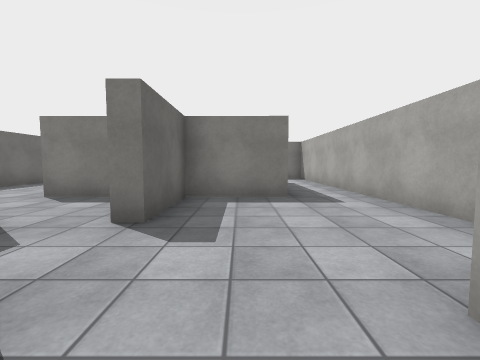
[1] (above)

24 first-person views from a walk through a Unity game level. The camera is 1.2 m above the floor, tilts 4° down and sees 90° across. The floor is counted in squares, 1.8 m on a side. Each view is taken from the middle of a square. On the plan, view 1 faces up. The plan holds only what a view shows up to about 9 squares ahead; the rest is blank. The place goes on beyond the plan. The player character is not drawn. Surface patterns are stand-ins for the level's own textures.

[2]
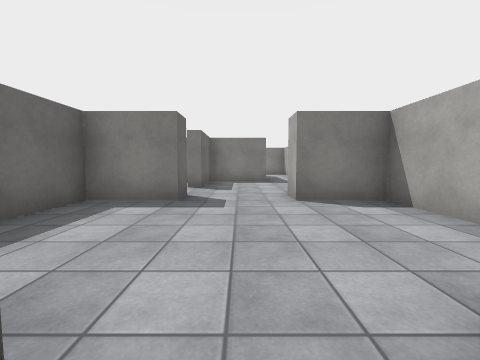

[3]
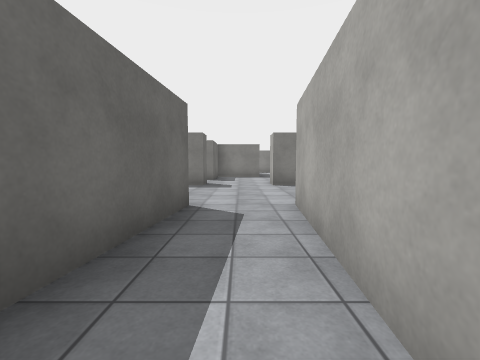

[4]
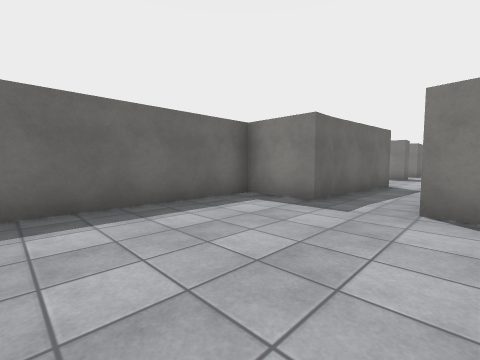

[5]
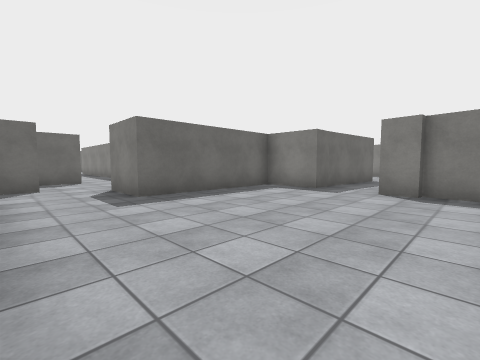

[6]
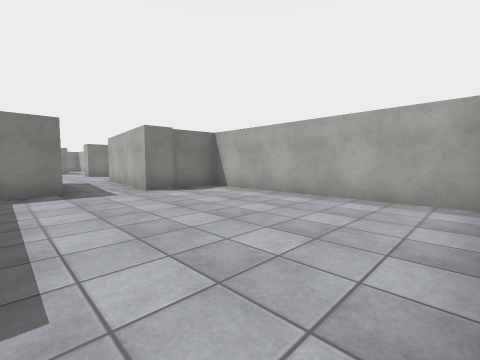

[7]
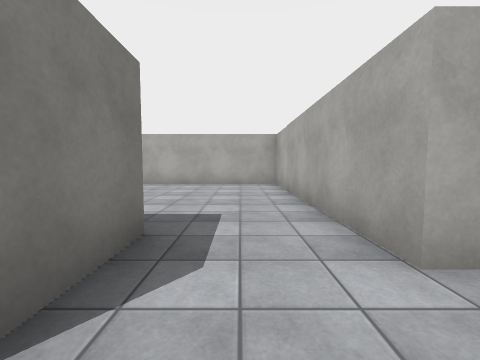

[8]
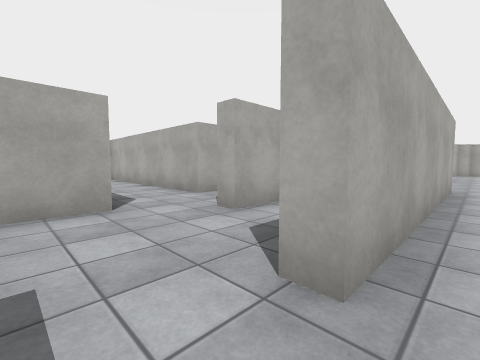

[9]
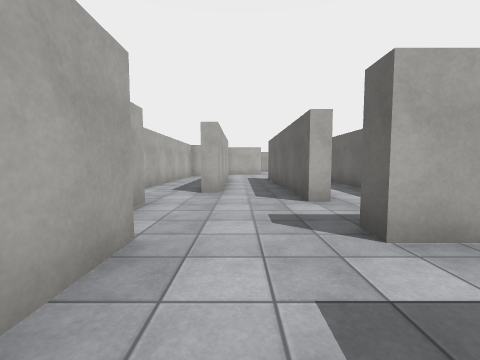

[10]
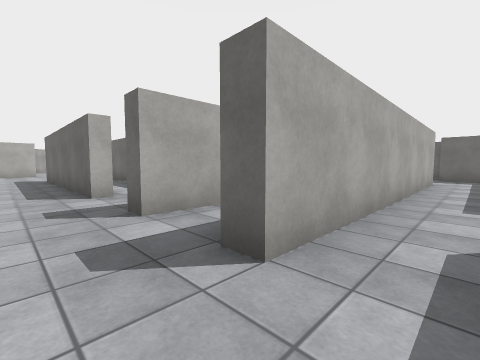

[11]
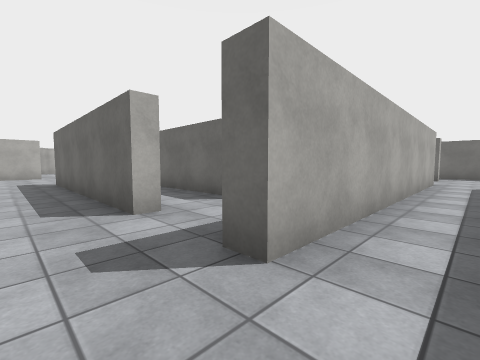

[12]
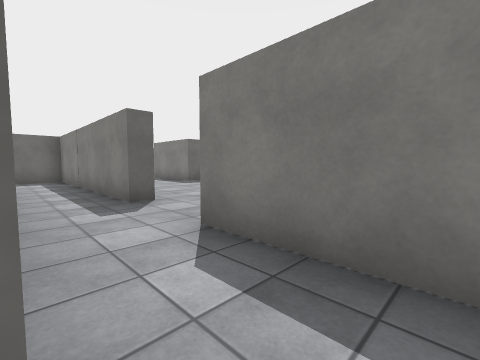

[13]
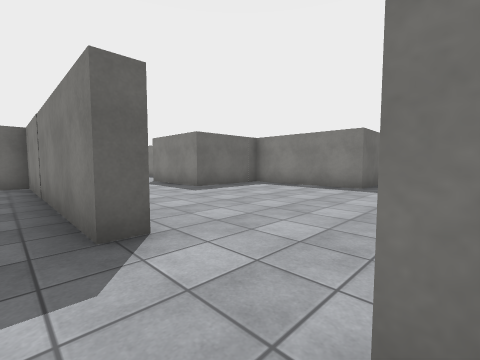

[14]
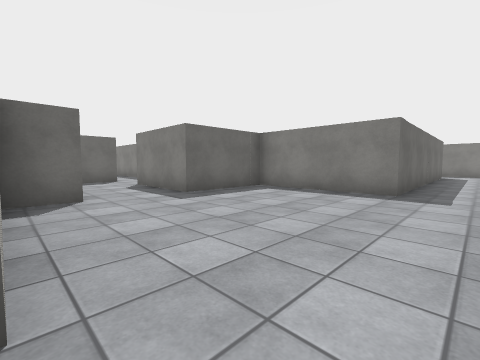

[15]
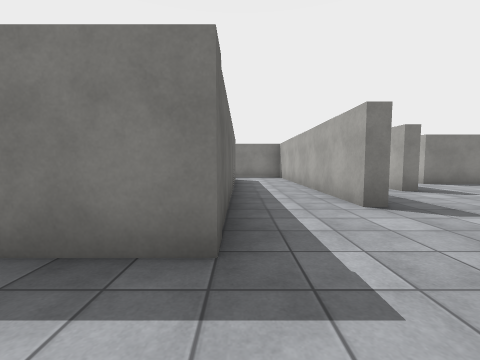

[16]
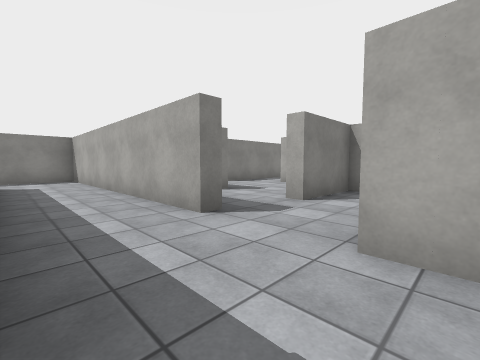

[17]
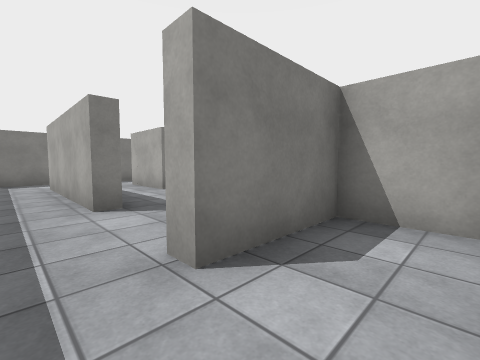

[18]
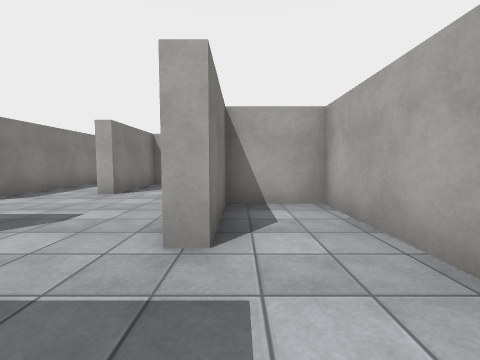

[19]
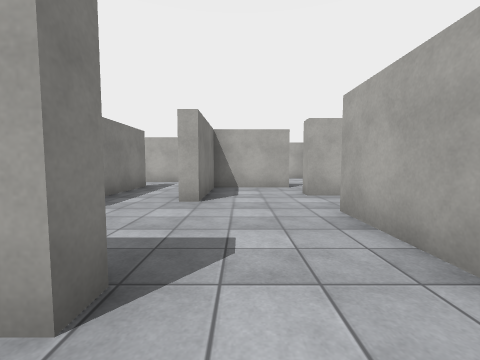

[20]
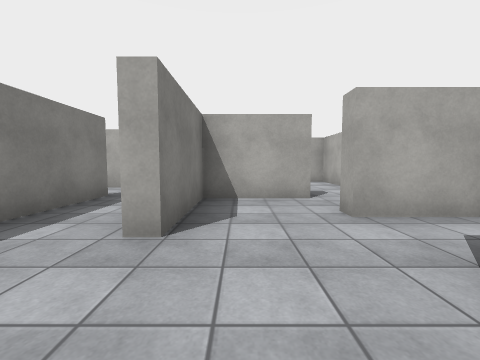

[21]
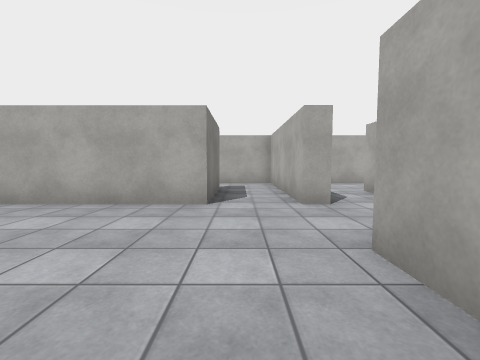

[22]
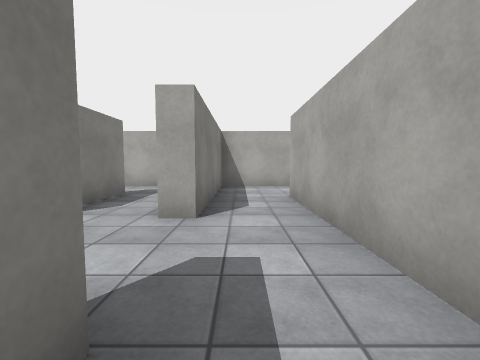

[23]
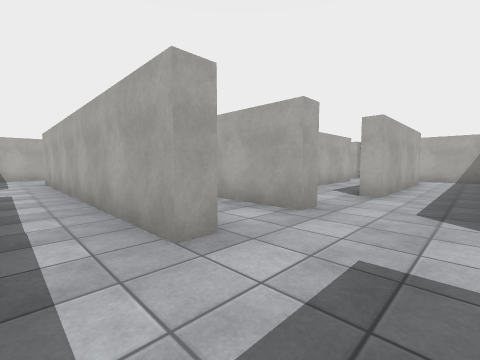

[24]
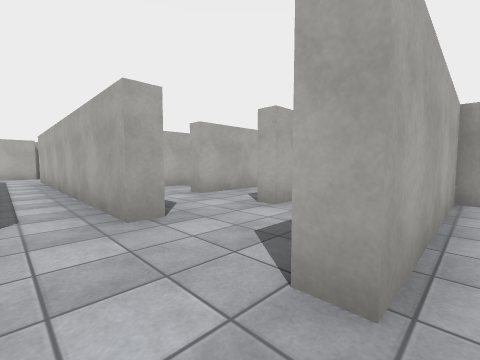

### Floor plan
Points are (right, up) in squares from view 1. A wall is a line through its corners. A room is listed if a view was taken in it or the views show most of it. See-through windows are left out.
Room 1 (view 1)
walls: (-1.1, 1) (-1.1, 0.3) (-2.7, 0.3) (-2.7, -1.4); (2.6, -1.5) (2.6, 0.3) (1, 0.3) (1, 1)
ways out: opening at (0, -4) to room 2; opening at (-0.5, 1) to room 11
Room 2 (views 2, 3, 4, 5, 6)
walls: (1.3, -7.4) (0.5, -7.3) (0.9, -3.1); (-1.1, -6.2) (-1.1, -7) (-2.7, -7) (-2.7, -11.1); (-2.5, -13.1) (2.6, -13.1) (2.6, -7.3) (1.1, -7.1); (-0.8, -3.1) (-1.1, -6.3)
ways out: opening at (0, -4) to room 1; opening at (-3, -12.5) to room 13
Room 3 (views 7, 8)
walls: (-4.4, -11.1) (-4.4, -9.9); (-7.2, -9) (-7.2, -9.5); (-9.3, -11.8) (-9.3, -15.5); (-5.5, -15.5) (-5.5, -12.4) (-5.1, -12.4); (-7.6, -15.5) (-7.6, -11.1) (-7.2, -11.1) (-7.2, -15.5)
ways out: opening at (-6.5, -9) to room 4; opening at (-4, -12) to room 13; opening at (-9, -10.5)
Room 4 (views 9, 11, 12)
walls: (-15.3, -7.5) (-15.3, -7); (-15.3, -9.5) (-15.3, -9) (-7.2, -9); (-7.2, -7) (-7.2, -7.5); (-17.7, -9) (-17.2, -9); (-5.1, -9.1) (-5.1, -6.5)
ways out: opening at (-6.5, -9) to room 3; opening at (-6.5, -7) to room 5; opening at (-16.5, -7) to room 6; opening at (-18, -8.5) to room 10; opening at (-16, -10)
Room 5 (views 10, 13)
walls: (-9.4, -7) (-7.2, -7); (-5.1, -6.5) (-5.1, -5.5) (-9.1, -5.5)
ways out: opening at (-6.5, -7) to room 4; opening at (-8.5, -6) to room 6
Room 6 (views 14, 22, 23)
walls: (-11.2, -5) (-11.2, -5.5) (-17.3, -5.5) (-17.3, -7.1); (-15.3, -7) (-9.4, -7); (-9.1, -5.5) (-9.1, -5)
ways out: opening at (-16.5, -7) to room 4; opening at (-8.5, -6) to room 5; opening at (-10.5, -5) to room 7
Room 7 (views 15, 16, 18, 21)
walls: (-8.6, 2.6) (-9.1, 2.6) (-9.1, 10.3) (-11, 10.3); (-9.1, -5) (-5.1, -5) (-5.1, -2.6); (-13.1, -5) (-11.2, -5); (-14.8, -4) (-14.8, -5.1); (-6.6, -3.5) (-9.1, -3.5) (-9.1, 0.6); (-11.2, 8) (-11.2, 0.6) (-14.8, 0.6) (-14.8, -2) (-17.6, -2); (-19.3, -2) (-19.3, -3.1)
ways out: opening at (-10.5, -5) to room 6; opening at (-9, 1.5) to room 8; opening at (-18, -2); opening at (-11, 9.5); opening at (-6, -3)
Room 8 (views 17, 19)
walls: (-6.6, 4.7) (-7.1, 4.7) (-7.1, 8.8); (-7.8, 0.6) (-5.1, 0.6) (-5.1, 2.2) (-7.1, 2.2) (-7.1, 2.6); (-6.9, 10.3) (-8, 10.3)
ways out: opening at (-9, 1.5) to room 7; opening at (-7, 3.5) to room 9; opening at (-7, 9.5)
Room 9 (view 20)
walls: (-3.4, 6.7) (-5.1, 6.7) (-5.1, 8.8); (-1.5, 2.6) (-1.5, 4.7) (-3.9, 4.7) (-3.9, 5.1); (-6.6, 2.6) (-4.6, 2.6); (-3, 1) (-3, 2.6) (-2.6, 2.6); (-6.7, 8.2) (-6.7, 6.6)
ways out: opening at (-7, 3.5) to room 8; opening at (-1, 2) to room 11; opening at (-4, 6) to room 14; opening at (-6, 7.5)
Room 10 (view 24)
walls: (-18.1, -13.1) (-17.7, -13.1) (-17.7, -9)
ways out: opening at (-18, -8.5) to room 4
Room 11 (no view inside)
walls: (1, 4.7) (-1.1, 4.7) (-1.1, 2.6) (-1.5, 2.6); (1, 1) (2.6, 1) (2.6, 9.1)
ways out: opening at (-0.5, 1) to room 1; opening at (-1, 2) to room 9; opening at (2, 8)
Room 12 (no view inside)
walls: (-15.7, -11.1) (-15.2, -11.1); (-13.6, -15.2) (-13.6, -11.1)
ways out: opening at (-15, -10.5); opening at (-13, -10.5)
Room 13 (no view inside)
walls: (-5.1, -12.4) (-5.1, -13.1); (-2.7, -11.1) (-4.4, -11.1); (-3.5, -15.5) (-3.5, -13.1) (-2.5, -13.1)
ways out: opening at (-3, -12.5) to room 2; opening at (-4, -12) to room 3
Room 14 (no view inside)
walls: (-1, 6.7) (-3.4, 6.7); (0.6, 6.1) (0.6, 7.6)
ways out: opening at (-4, 6) to room 9

Positions as (right, up) in squares from view 1, and headings:
1: (0, 0), facing up
2: (0, -4), facing up
3: (0, -7), facing up
4: (1, -11), facing up-left
5: (2, -13), facing up-left
6: (-2, -13), facing up-right
7: (-5, -12), facing right
8: (-8, -10), facing down-right
9: (-6, -7), facing down
10: (-6, -6), facing down-left
11: (-6, -8), facing down-left
12: (-7, -7), facing up-left
13: (-9, -6), facing up-left
14: (-10, -5), facing up-left
15: (-11, -1), facing up
16: (-11, 0), facing up-right
17: (-8, 1), facing up-right
18: (-9, 2), facing right
19: (-8, 4), facing right
20: (-6, 4), facing right
21: (-13, -4), facing right
22: (-12, -6), facing right
23: (-17, -6), facing down-right
24: (-18, -8), facing down-right
